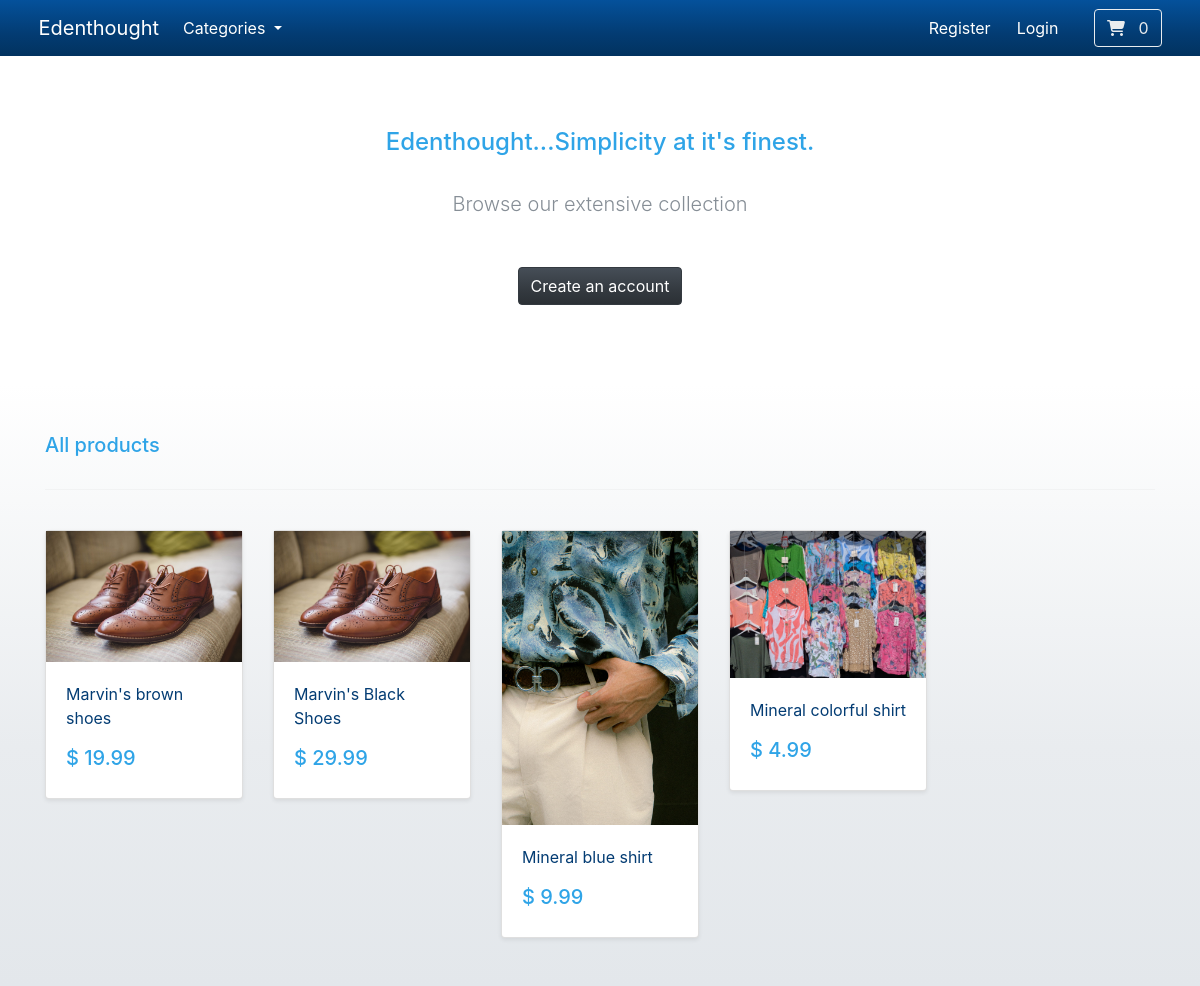
The page / on the database its author committed.
### store/models.py (models this page shows, shortened)
class Product(models.Model):
    category = models.ForeignKey(Category, verbose_name="product", on_delete=models.CASCADE, null=True)
    title = models.CharField(max_length=255)
    brand = models.CharField(max_length=255, default="un-brand")
    description = models.TextField(max_length=1024, blank=True)
    slug = models.SlugField(max_length=255, unique=True)
    price = models.DecimalField(max_digits=4, decimal_places=2)
    image = models.ImageField(upload_to="images/", height_field=None, width_field=None, max_length=None)
    class Meta:
            verbose_name_plural = "products"
    def get_absolute_url(self):
        return reverse("product-info", args=[self.slug])

### store/views.py (the view)
# urls.py: path('', include('store.urls')),
def store(request):
    all_Products = Product.objects.all()
    context = {"my_products": all_Products}
    return render(request, "store/store.html", context=context)

### cart/cart.py (called while the page is built)
    def __len__(self):
        return sum(item["qty"] for item in self.cart.values())

### cart/context_processors.py (called while the page is built)
def cart(request):
    return {"cart": Cart(request)}

### store/models.py (called while the page is built)
    def get_absolute_url(self):
            return reverse("list-category", args=[self.slug])

### store/views.py (called while the page is built)
def categories(request):
    all_categories = Category.objects.all()
    return {"all_categories": all_categories}

### store/templates/store/store.html
{% extends './base.html' %}
{% load static %}
{% block content %}
    <section class="py-4 text-center container">
        <div class="row py-lg-5">
            <div class="col-lg-6 col-md-8 mx-auto">
                <h4>Edenthought...Simplicity at it's finest.</h4>
                <br>
                <p class="lead text-muted">
                    Browse our extensive collection
                </p>
                <br>
                <a href="#" class="btn btn-dark my-2">Create an account</a>
            </div>
        </div>
    </section>
    <div class="album py-5 bg-light">
        <div class="container">
            <div class="pb-3 h5">
                All products
            </div>
            <hr>
            <br>
            <div class="row row-cols-1 row-cols-sm-2 row-cols-md-5 g-3">
                {% for product in my_products %}
                    <div class="col">
                        <div class="card shadow-sm">
                            <img class="img-fluid" src="{{ product.image.url }}" alt="Responsive image">
                            <div class="card-body">
                                <p class="card-text">
                                    <a class="text-info text-decoration-none" href="{{ product.get_absolute_url }}">{{ product.title | capfirst }}</a>
                                </p>
                                <div class="d-flex justify-content-between align-items-center">
                                    <h5>$ {{ product.price }}</h5>
                                </div>
                            </div>
                        </div>
                    </div>
                {% endfor %}
            </div>
        </div>
    </div>
{% endblock content %}

### store/templates/store/base.html (shortened to what this page needs)
{% load static %}
<html lang="en">
<head>
    <link href="https://bootswatch.com/5/flatly/bootstrap.min.css" rel="stylesheet">
    <link rel="stylesheet" href="https://cdn.jsdelivr.net/npm/bootswatch@4.5.2/dist/cerulean/bootstrap.min.css">
</head>
    <nav class="navbar navbar-expand-lg bg-primary justify-content-center navbar-dark bg-dark">
        <a class="navbar-brand main-heading text-white" href="{% url 'store' %}">
            &nbsp; &nbsp; Edenthought
        </a>
        <div class="collapse navbar-collapse" id="navbarCollapse">
            <ul class="navbar-nav me-auto mb-2 mb-md-0">
                <li class="nav-item dropdown">
                    <a class="nav-link dropdown-toggle text-white" href="#" id="navbarNavDropdown" role="button" data-bs-toggle="dropdown" aria-expanded="false">
                        Categories
                    </a>
                </li>
            </ul>
        </div>
        <div class="collapse navbar-collapse text-center" id="navbarNavDropdown">
            <ul class="navbar-nav ms-auto">
                <li class="nav-item">
                    <a class="btn btn-alert navbar-btn text-white" type="button"  href="/"> Register </a>
                </li>
                <li class="nav-item">
                    <a class="btn btn-alert navbar-btn text-white" type="button"  href="/"> Login </a>
                </li>
                <li class="nav-item">
                    <a type="button" role="button" href="{% url 'cart-summary' %}" class="btn btn-outline-secondary">
                        <i class="fa fa-shopping-cart" aria-hidden="true"> </i>
                        <div id="cart-qty" class="d-inline-flex">
                            {% with qty_amount=cart|length %}
                                {% if qty_amount > 0 %}
                                    {{ qty_amount }}
                                {% else %}
                                    0
                                {% endif %}
                            {% endwith %}
                        </div>
                    </a>
                </li>
            </ul>
        </div>
    </nav>
<body>
    {% block content %}
    {% endblock content %}
</body>
</html>

### rows shown on the page
Product: image (picture), title "Marvin's brown shoes", price "19.99"
Product: image (picture), title "Marvin's Black Shoes", price "29.99"
Product: image (picture), title "Mineral blue shirt", price "9.99"
Product: image (picture), title "Mineral colorful shirt", price "4.99"
